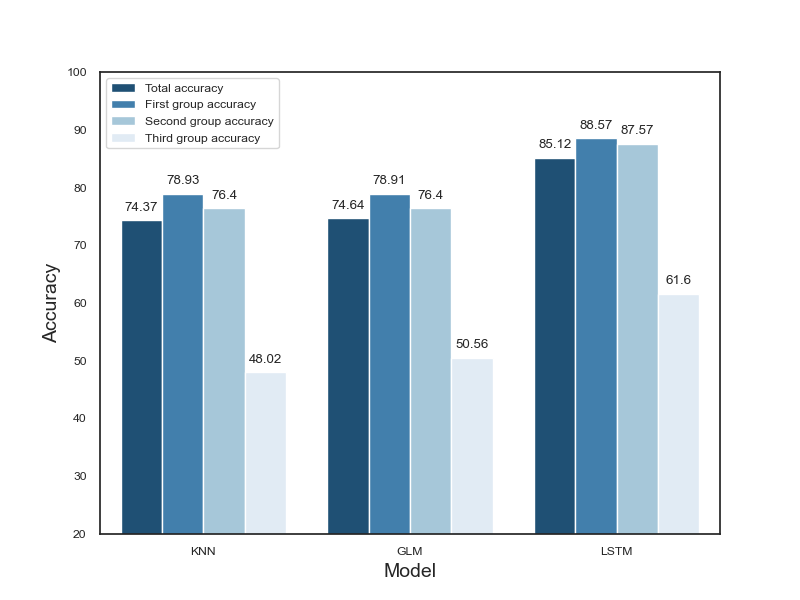

Here is the Python script that generated this plot:
import pandas as pd
import matplotlib.pyplot as plt
import seaborn as sns

GROUPS = [[1, 2, 5, 6], [4, 7, 8, 9], [3]]
number_of_sub_regions = sum([len(group) for group in GROUPS])

sns.set_theme(font_scale=0.8, style='white')

t_a = 'Total accuracy'
f_g_a = 'First group accuracy'
s_g_a = 'Second group accuracy'
t_g_a = 'Third group accuracy'

accuracies = []

total_accuracy = 0
group_accuracies = []
for group in GROUPS:
    knn_accuracy_df = pd.read_csv(f'../../experiments/main_experiment_with_grouping_plan/results/knn/'
                                  f'{"_".join([str(s_r) for s_r in group])}/accuracy/testing_accuracy.csv')
    total_accuracy += len(group) * round(knn_accuracy_df["accuracy"][0] * 100, 2)
    group_accuracies.append(round(knn_accuracy_df["accuracy"][0] * 100, 2))
accuracies.append(round(total_accuracy/number_of_sub_regions, 2))
for group_accuracy in group_accuracies:
    accuracies.append(group_accuracy)

total_accuracy = 0
group_accuracies = []
for group in GROUPS:
    glm_accuracy_df = pd.read_csv(f'../../experiments/main_experiment_with_grouping_plan/results/glm/'
                                  f'{"_".join([str(s_r) for s_r in group])}/accuracy/testing_accuracy.csv')
    total_accuracy += len(group) * round(glm_accuracy_df["accuracy"][0] * 100, 2)
    group_accuracies.append(round(glm_accuracy_df["accuracy"][0] * 100, 2))
accuracies.append(round(total_accuracy/number_of_sub_regions, 2))
for group_accuracy in group_accuracies:
    accuracies.append(group_accuracy)

accuracies.append(85.12)
accuracies.append(88.57)
accuracies.append(87.57)
accuracies.append(61.6)

data_df = pd.DataFrame(data={"accuracy_type":
                                 [t_a, f_g_a, s_g_a, t_g_a, t_a, f_g_a, s_g_a, t_g_a, t_a, f_g_a, s_g_a, t_g_a],
                             "models":
                                 ['KNN', 'KNN', 'KNN', 'KNN', 'GLM', 'GLM', 'GLM', 'GLM',
                                  'LSTM', 'LSTM', 'LSTM', 'LSTM'],
                             "accuracy": accuracies})
plt.figure(figsize=(8, 6))
plot = sns.barplot(x="models", y="accuracy", hue="accuracy_type",
                    data=data_df, palette=['#115282', '#3182bd', '#9ecae1', '#deebf7'])

for p in plot.patches:
    plot.annotate(format(p.get_height()),
                   (p.get_x() + p.get_width() / 2., p.get_height()),
                   ha='center', va='center',
                   xytext=(0, 9),
                   textcoords='offset points')

plt.ylabel("Accuracy", size=14)
plt.xlabel("Model", size=14)
plt.ylim(20, 100)
plt.legend()
plt.savefig('main_experiment_with_grouping_plan_fig.png', format='png')
plt.savefig('main_experiment_with_grouping_plan_fig.svg', format='svg')
